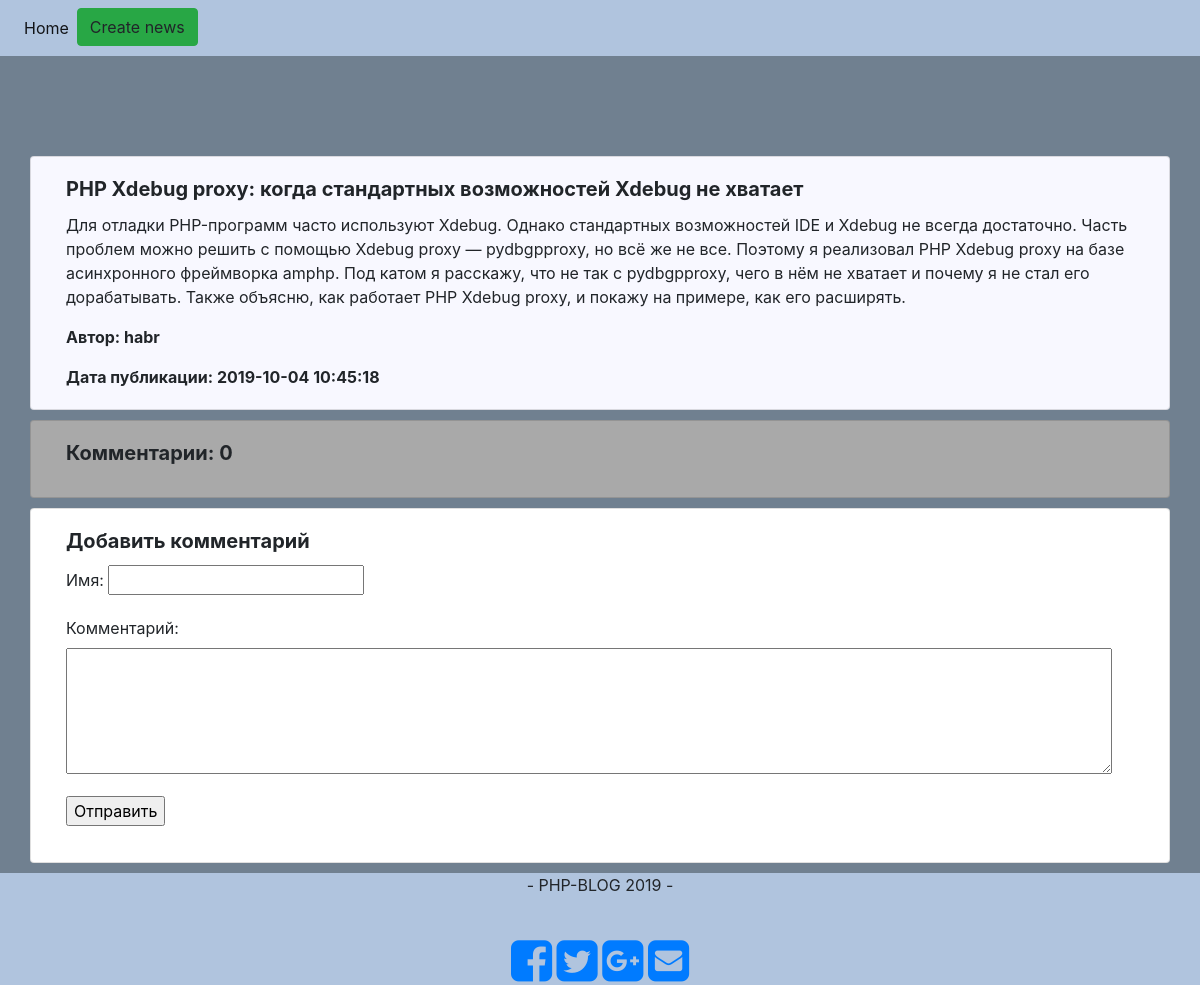
/news/view/3, run on the app's committed database.
### tables this page shows
CREATE TABLE `news` (
  `id` int(11) NOT NULL,
  `author` varchar(255) NOT NULL,
  `date_d` timestamp NOT NULL DEFAULT CURRENT_TIMESTAMP,
  `name` varchar(255) NOT NULL,
  `text` text NOT NULL
);

### app/core/View.php (called while the page is built, shortened)
<?php
class View {
    public $template_view = 'main.php';
    function render() {
        include 'app/views/templates/' . $this->template_view;
    }
}

### app/controllers/Controller_News.php (called while the page is built, shortened)
<?php
class Controller_News extends Controller
{
    public $model_news;
    public $model_comment;
    public function __construct()
    {
        $this->model_news = new Model_News();
        $this->model_comment = new Model_Comment();
        $this->view->template_view = 'main.php';
    }
    public function action_view($id)
    {
        $this->view->comments = $this->model_comment->get_news_comments($id[0]);
        $this->view->count_comments = $this->model_comment->get_news_count_comments($id[0]);
        $this->view->one_news = $this->model_news->get_one_news($id[0]);
        $this->view->content_view = 'main/news_view.php';
        $this->view->render();
    }
}

### app/bootstrap.php (called while the page is built, shortened)
<?php
spl_autoload_register(function($class) {
    $path = str_replace('\\', '/', $class.'.php');
});
Route::start();

### index.php (called while the page is built)
<?php
require_once 'app/bootstrap.php';

### app/core/Model.php (called while the page is built, shortened)
<?php
class Model
{
    public function __construct()
    {
        $params = require 'app/config/db.php';
        $this->db = Db::getInstance($params['dsn'], $params['username'], $params['password']);
    }
}

### app/config/db.php (called while the page is built)
<?php
return [
    'dsn' => 'mysql:host=' . 'localhost' . ';dbname=' . 'php_blog',
    'username' => 'root',
    'password' => ''
];

### app/core/Db.php (called while the page is built, shortened)
<?php
class Db
{
    private static $_instance = null;
    public static function getInstance($dsn, $username, $password)
    {
        if (self::$_instance != null) {
            return self::$_instance;
        }
        return self::$_instance = new PDO(
            $dsn,
            $username,
            $password,
            [
                PDO::MYSQL_ATTR_INIT_COMMAND => "SET NAMES 'utf8'"
            ]
        );
    }
}

### app/models/Model_News.php (called while the page is built, shortened)
<?php
class Model_News extends Model
{
    public static function tableName()
    {
        return 'news';
    }
    public function get_one_news($id)
    {
        $query = 'SELECT * FROM ' . self::tableName() . ' WHERE id=:id';
        $stmt = $this->db->prepare($query);
        $stmt->bindParam(':id', $id);
        $stmt->execute();
        if ($result = $stmt->fetch()) {
            return $result;
        } else {
            return false;
        }
    }
}

### app/models/Model_Comment.php (called while the page is built, shortened)
<?php
class Model_Comment extends Model
{
    public static function tableName()
    {
        return 'comments';
    }
    public function get_news_count_comments($news_id)
    {
        $query = 'SELECT count(id) FROM ' . self::tableName() . ' WHERE news_id=:news_id';
        $stmt = $this->db->prepare($query);
        $stmt->bindParam(':news_id', $news_id);
        $stmt->execute();
        if ($result = $stmt->fetch()) {
            return $result;
        } else {
            return false;
        }
    }
}

### app/views/main/news_view.php (the view, shortened to what this page needs)
<?php
if ($this->one_news): ?>
    <div class="row">
        <div class="container" style="margin-top: 100px;">
            <div class="row">
                <div class="card col-sm-12" style="background-color: ghostwhite;">
                    <div class="card-body">
                        <h5 class="card-title"><strong><?= htmlspecialchars($this->one_news['name'], ENT_QUOTES | ENT_SUBSTITUTE) ?></strong></h5>
                        <p class="card-text"><?= htmlspecialchars($this->one_news['text'], ENT_QUOTES | ENT_SUBSTITUTE) ?></p>
                        <p class="card-text"><strong>Автор: <?= htmlspecialchars($this->one_news['author'], ENT_QUOTES | ENT_SUBSTITUTE) ?></strong></p>
                        <p class="card-text"><strong>Дата публикации: <?= htmlspecialchars($this->one_news['date_d'], ENT_QUOTES | ENT_SUBSTITUTE) ?></strong></p>
                    </div>
                </div>
            </div>
        </div>
        <div class="container" style="margin-top: 10px;">
            <div class="row">
                <div class="card col-sm-12" style="background-color: darkgray;">
                    <div class="card-body">
                        <h5 class="card-title"><strong>Комментарии: <?= $this->count_comments["count(id)"] ?></strong>
                        </h5>
                    </div>
                </div>
            </div>
        </div>
        <div class="container" style="margin-top: 10px;">
            <div class="row">
                <div class="card col-sm-12">
                    <div class="card-body">
                        <h5 class="card-title"><strong>Добавить комментарий</strong></h5>
                        <form name="comment" action="../add_comment" method="post">
                            <p>
                                <label>Имя:</label>
                                <input type="text" name="author"/>
                            </p>
                            <p>
                                <label>Комментарий:</label>
                                <br/>
                                <textarea name="comm" cols="100" rows="5"></textarea>
                            </p>
                            <p>
                                <input type="submit" value="Отправить"/>
                            </p>
                        </form>
                    </div>
                </div>
            </div>
        </div>
    </div>
<?php
endif;

### app/views/templates/main.php (style rules this page uses)
body { min-height: 800px; }

### data on the page
news: name "PHP Xdebug proxy: когда стандартных возможностей Xdebug не хватает", text "Для отладки PHP-программ часто используют Xdebug. Однако стандартных возможностей IDE и Xdebug не всегда достаточно. Часть проблем можно решить с помощью Xdebug proxy — pydbgpproxy, но всё же не все. Поэтому я реализовал PHP Xdebug proxy на базе асинхронного фреймворка amphp. Под катом я расскажу, что не так с pydbgpproxy, чего в нём не хватает и почему я не стал его дорабатывать. Также объясню, как работает PHP Xdebug proxy, и покажу на примере, как его расширять.", author "habr", date_d "2019-10-04 10:45:18"

### other printed values
$this->count_comments["count(id)"] "0"
